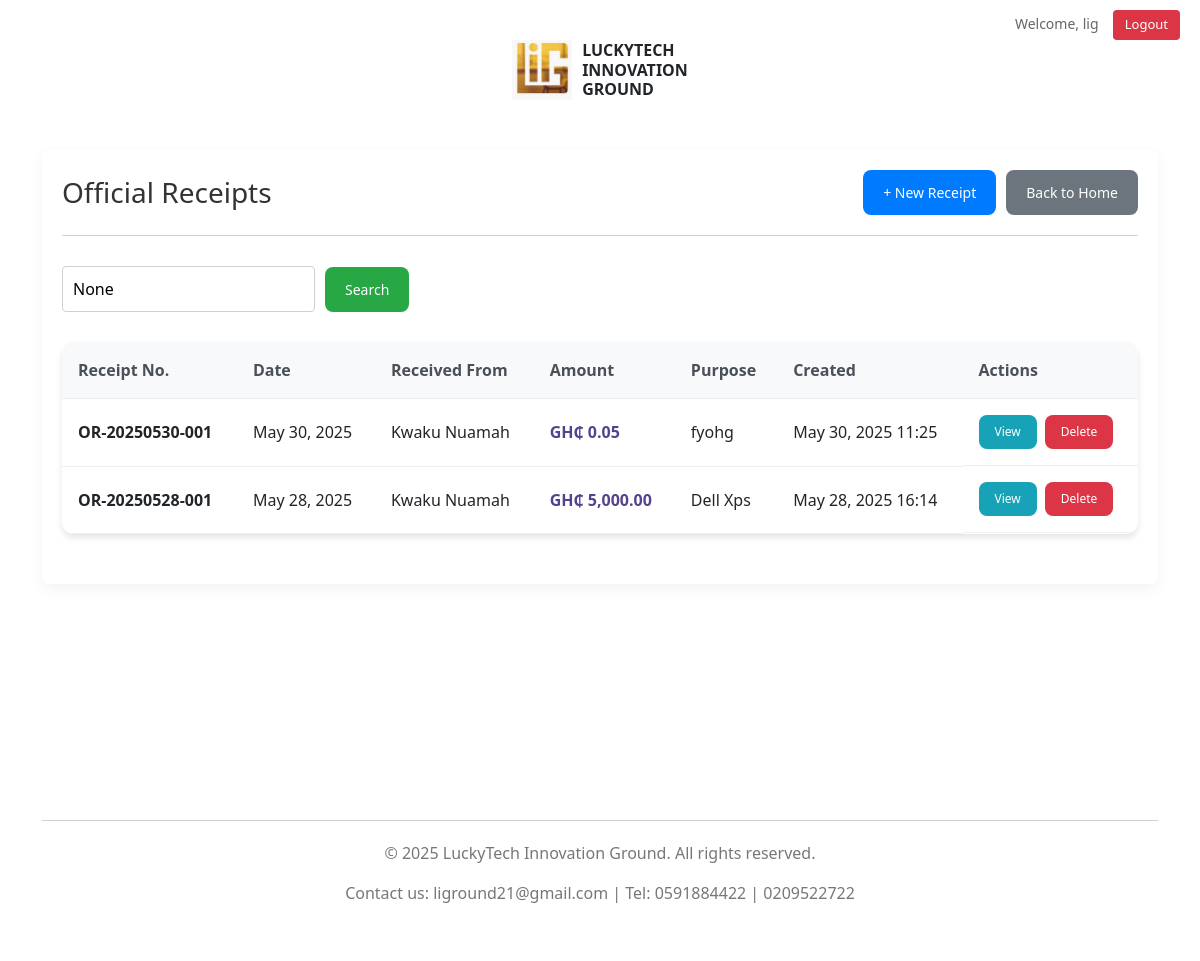
Page /receipts/ (signed in) on the committed database.
### home/models.py (models this page shows, shortened)
class OfficialReceipt(models.Model):
    receipt_number = models.CharField(max_length=20, unique=True, editable=False)
    date_created = models.DateTimeField(default=timezone.now)
    date = models.DateField()
    received_from = models.CharField(max_length=255)
    amount = models.DecimalField(max_digits=10, decimal_places=2)
    purpose = models.TextField()
    model_no = models.CharField(max_length=100, blank=True, null=True)
    cash_cheque_no = models.CharField(max_length=100, blank=True, null=True)
    serial_no = models.CharField(max_length=100, blank=True, null=True)
    ghc = models.CharField(max_length=100, blank=True, null=True)
    manager_sign = models.CharField(max_length=100, blank=True, null=True)
    created_by = models.CharField(max_length=100, default='System')
    notes = models.TextField(blank=True, null=True)
    class Meta:
        ordering = ['-date_created']
        verbose_name = 'Official Receipt'
        verbose_name_plural = 'Official Receipts'
    @property
    def formatted_amount(self):
        return f"GH₵ {self.amount:,.2f}"

### home/views.py (the view)
# urls.py: path('receipts/', login_required(views.receipt_list), name='receipt_list'),
def receipt_list(request):
    receipts_list = OfficialReceipt.objects.all()
    search_query = request.GET.get('search')
    if search_query:
        receipts_list = receipts_list.filter(
            Q(receipt_number__icontains=search_query) |
            Q(received_from__icontains=search_query) |
            Q(purpose__icontains=search_query)
        )
    paginator = Paginator(receipts_list, 10)  # Show 10 receipts per page
    page_number = request.GET.get('page')
    receipts = paginator.get_page(page_number)
    return render(request, 'home/receipt_list.html', {
        'receipts': receipts,
        'search_query': search_query
    })

### home/templates/home/receipt_list.html (shortened to what this page needs)
{% extends 'home/base.html' %}
{% block content %}
<div class="list-container">
    <div class="list-header">
        <h2>Official Receipts</h2>
        <div class="header-actions">
            <a href="{% url 'home:official_receipt' %}" class="btn primary-btn">+ New Receipt</a>
            <a href="{% url 'home:index' %}" class="btn back-btn">Back to Home</a>
        </div>
    </div>
    <div class="search-container">
        <form method="get" class="search-form">
            <div class="search-input-group">
                <input type="text" name="search" placeholder="Search receipts..." value="{{ search_query }}" class="search-input">
                <button type="submit" class="btn search-btn">Search</button>
            </div>
        </form>
    </div>
    {% if receipts %}
        <div class="receipts-table desktop-view">
            <table class="data-table">
                <thead>
                    <tr>
                        <th>Receipt No.</th>
                        <th>Date</th>
                        <th>Received From</th>
                        <th>Amount</th>
                        <th>Purpose</th>
                        <th>Created</th>
                        <th>Actions</th>
                    </tr>
                </thead>
                <tbody>
                    {% for receipt in receipts %}
                    <tr>
                        <td><strong>{{ receipt.receipt_number }}</strong></td>
                        <td>{{ receipt.date|date:"M d, Y" }}</td>
                        <td>{{ receipt.received_from|truncatechars:30 }}</td>
                        <td class="amount">{{ receipt.formatted_amount }}</td>
                        <td>{{ receipt.purpose|truncatechars:40 }}</td>
                        <td>{{ receipt.date_created|date:"M d, Y H:i" }}</td>
                        <td class="actions">
                            <a href="{% url 'home:receipt_detail' receipt.id %}" class="btn view-btn">View</a>
                            <form action="{% url 'home:delete_receipt' receipt.id %}" method="post" style="display:inline;" onsubmit="return confirmDelete();">
                                <button type="submit" class="btn delete-btn">Delete</button>
                            </form>
                        </td>
                    </tr>
                    {% endfor %}
                </tbody>
            </table>
        </div>
    {% endif %}
</div>
{% endblock %}

### home/templates/home/base.html (shortened to what this page needs)
<!DOCTYPE html>
<html lang="en">
<head>
    {% load static %}
    <link rel="stylesheet" href="{% static 'css/styles.css' %}">
    <link rel="stylesheet" href="{% static 'css/receipt_styles.css' %}">
    <link href="https://cdn.jsdelivr.net/npm/bootstrap@5.1.3/dist/css/bootstrap.min.css" rel="stylesheet">
</head>
<body>
    {% if user.is_authenticated %}
    <div class="auth-nav">
        <span class="welcome-text">Welcome, {{ user.username }}</span>
        <form method="post" action="{% url 'accounts:logout' %}" style="display: inline;">
            <button type="submit" class="logout-btn" style="border: none; cursor: pointer;">Logout</button>
        </form>
    </div>
    {% endif %}
    <div class="container">
        <header>
            <div class="logo">
                <img src="{% static 'images/logo.jpg' %}" alt="LuckyTech Logo" class="logo-image">
                <div class="logo-full">
                    <div>LUCKYTECH</div>
                    <div>INNOVATION</div>
                    <div>GROUND</div>
                </div>
            </div>
        </header>
        <main>
            {% block content %}{% endblock %}
        </main>
        <footer>
            <p>&copy; {% now "Y" %} LuckyTech Innovation Ground. All rights reserved.</p>
            <p>Contact us: liground21@gmail.com | Tel: 0591884422 | 0209522722</p>
        </footer>
    </div>
</body>
</html>

### static/css/styles.css (style rules this page uses)
:root { --primary-color: #2c2e50; --secondary-color: #f0e6b8; --accent-color: #55428f; --text-color: #333; --light-text: #777; --border-color: #d0d0d0; --hover-color: #4f3e82; --button-text: #fff; }
* { margin: 0; padding: 0; box-sizing: border-box; }
body { font-family: 'Roboto', sans-serif; line-height: 1.6; color: var(--text-color); background-color: #f5f5f5; }
.container { max-width: 1200px; margin: 0 auto; padding: 20px; }
header { display: flex; justify-content: center; align-items: center; padding: 20px 0; margin-bottom: 30px; }
.logo { display: flex; align-items: center; }
.logo-image { width: 60px; height: auto; margin-right: 10px; }
.logo-full { display: flex; flex-direction: column; font-weight: bold; }
.logo-full div { line-height: 1.2; }
main { min-height: calc(100vh - 180px); }
.btn { display: inline-block; text-decoration: none; padding: 15px 25px; border-radius: 5px; font-weight: 500; transition: all 0.3s ease; cursor: pointer; border: none; text-align: center; }
footer { text-align: center; padding: 20px 0; margin-top: 50px; border-top: 1px solid var(--border-color); color: var(--light-text); }
.back-btn { background-color: #f0f0f0; color: var(--text-color); padding: 8px 15px; }
input[type="text"], input[type="date"], input[type="number"], textarea { width: 100%; padding: 10px; border: 1px solid var(--border-color); border-radius: 4px; font-size: 16px; }
.list-container { max-width: 1200px; margin: 0 auto; background-color: #fff; padding: 30px; border-radius: 8px; box-shadow: 0 5px 15px rgba(0, 0, 0, 0.05); }
.list-header { display: flex; justify-content: space-between; align-items: center; margin-bottom: 30px; padding-bottom: 20px; border-bottom: 1px solid var(--border-color); }
.list-header h2 { color: var(--primary-color); }
.header-actions { display: flex; gap: 15px; }
.primary-btn { background-color: var(--accent-color); color: white; }
.search-container { margin-bottom: 30px; }
.search-form { display: flex; gap: 10px; align-items: center; }
.search-input { flex: 1; max-width: 300px; padding: 10px; border: 1px solid var(--border-color); border-radius: 4px; }
.search-btn { background-color: var(--primary-color); color: white; }
.data-table { width: 100%; border-collapse: collapse; margin-bottom: 30px; }
.data-table th, .data-table td { padding: 12px; text-align: left; border-bottom: 1px solid var(--border-color); }
.data-table th { background-color: var(--primary-color); color: white; font-weight: 500; }
.data-table .amount { font-weight: bold; color: var(--accent-color); }
.actions { display: flex; gap: 8px; }
.view-btn { background-color: var(--accent-color); color: white; padding: 5px 10px; font-size: 12px; }
.delete-btn { background-color: #dc3545; color: white; padding: 5px 10px; font-size: 12px; }

### home/templates/home/base.html (style rules this page uses)
.auth-nav { position: absolute; top: 10px; right: 20px; z-index: 1000; }
.auth-nav .welcome-text { color: #666; font-size: 14px; margin-right: 10px; }
.logout-btn { background-color: #dc3545; color: white; padding: 5px 12px; border-radius: 4px; text-decoration: none; font-size: 13px; transition: background-color 0.3s; }

### rows in the picture
OfficialReceipt: receipt_number "OR-20250530-001", date "May 30, 2025", received_from "Kwaku Nuamah", formatted_amount "GH₵ 0.05", purpose "fyohg", date_created "May 30, 2025 11:25"
OfficialReceipt: receipt_number "OR-20250528-001", date "May 28, 2025", received_from "Kwaku Nuamah", formatted_amount "GH₵ 5,000.00", purpose "Dell Xps", date_created "May 28, 2025 16:14"

### other values in the picture
{{ user.username }} "lig"
